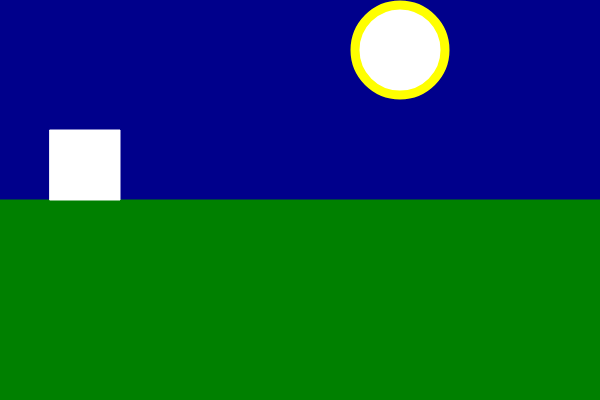
Frame 1 (no input)
Frame 60 (no input): identical to frame 1, image omitted
Frame 120 (the mouse pressed at the canvas centre since frame 60): identical to frame 1, image omitted

The p5.js sketch that drew this single still picture (run headless with seeded random() and noise() and a simulated clock; from frame 60 on, the mouse is pressed at the canvas centre):

// p5.js sketch
// ── sketch.js
function setup() {
  createCanvas(600, 400);
}

function draw() {
  background(220);
  background ("darkblue");

  fill ("white");
  strokeWeight (9);
  stroke ("yellow");
  circle(400, 50, 90);

  fill("green");
  strokeWeight("1");
  stroke ("green");
  rect (0, 200, 600, 400)

  fill ("white");
  stroke ("white");
  strokeWeight ("1")
  let x_casa=10;
  let y_casa=10;
  rect (50, 130, 70, 70);



 
  
  
}

// ── esempio.html
<!-- definiamo il nostro primo esempio -->
 <!doctype html>
<head>
    <title> Esempio di pagina della Sezione C2 di LCG </title>
</head>
<body>
    <h1> Esempio di pagina HTML </h1>
    <P> lorem ipsum o qualunche altra cosa </P>
</body>
// ── lezione1.html
<!-- indice -->
<!doctype html>
<head>
    <title> Indice della Sezione C2 di LCG.IA </title>
</head>
<body>
    <!-- vorrei rappresentare un indice con un collegamento a altre pagine HTML
     Questo collegamento, se cliccato, deve portarmi in una nuova pagina HTML-->
    <h1> Contenuti della lezione 1 di IA 24-25 </h1>
    <LI> sviluppo locale di pagine html</LI>
    <li> creiamo un <a href="index.html"> indice a supporto del corso </a></li>


</body>
